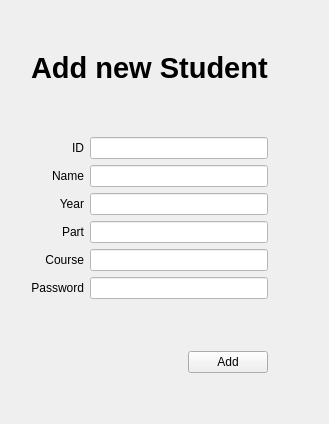
     <widget class="QWidget" name="page_add_student">
      <layout class="QGridLayout" name="gridLayout_8">
       <item row="1" column="1" colspan="3">
        <widget class="QLabel" name="label_4">
         <property name="font">
          <font>
           <pointsize>22</pointsize>
           <weight>75</weight>
           <bold>true</bold>
          </font>
         </property>
         <property name="text">
          <string>Add new Student</string>
         </property>
        </widget>
       </item>
       <item row="5" column="1">
        <widget class="QLabel" name="label_28">
         <property name="text">
          <string>Year</string>
         </property>
         <property name="alignment">
          <set>Qt::AlignRight|Qt::AlignTrailing|Qt::AlignVCenter</set>
         </property>
        </widget>
       </item>
       <item row="0" column="1">
        <spacer name="verticalSpacer_18">
         <property name="orientation">
          <enum>Qt::Vertical</enum>
         </property>
         <property name="sizeHint" stdset="0">
          <size>
           <width>20</width>
           <height>40</height>
          </size>
         </property>
        </spacer>
       </item>
       <item row="8" column="2" colspan="2">
        <widget class="QLineEdit" name="lineEdit_addPass">
         <property name="styleSheet">
          <string notr="true">background-color: rgb(255, 255, 255);</string>
         </property>
        </widget>
       </item>
       <item row="7" column="1">
        <widget class="QLabel" name="label_30">
         <property name="text">
          <string>Course</string>
         </property>
         <property name="alignment">
          <set>Qt::AlignRight|Qt::AlignTrailing|Qt::AlignVCenter</set>
         </property>
        </widget>
       </item>
       <item row="3" column="1">
        <widget class="QLabel" name="label_9">
         <property name="text">
          <string>ID</string>
         </property>
         <property name="alignment">
          <set>Qt::AlignRight|Qt::AlignTrailing|Qt::AlignVCenter</set>
         </property>
        </widget>
       </item>
       <item row="5" column="2" colspan="2">
        <widget class="QLineEdit" name="lineEdit_addYear">
         <property name="styleSheet">
          <string notr="true">background-color: rgb(255, 255, 255);
color: rgb(46, 52, 54);
</string>
         </property>
        </widget>
       </item>
       <item row="8" column="1">
        <widget class="QLabel" name="label_31">
         <property name="text">
          <string>Password</string>
         </property>
         <property name="alignment">
          <set>Qt::AlignRight|Qt::AlignTrailing|Qt::AlignVCenter</set>
         </property>
        </widget>
       </item>
       <item row="4" column="1">
        <widget class="QLabel" name="label_27">
         <property name="text">
          <string>Name</string>
         </property>
         <property name="alignment">
          <set>Qt::AlignRight|Qt::AlignTrailing|Qt::AlignVCenter</set>
         </property>
        </widget>
       </item>
       <item row="10" column="2">
        <spacer name="horizontalSpacer_7">
         <property name="orientation">
          <enum>Qt::Horizontal</enum>
         </property>
         <property name="sizeHint" stdset="0">
          <size>
           <width>40</width>
           <height>20</height>
          </size>
         </property>
        </spacer>
       </item>
       <item row="9" column="3">
        <spacer name="verticalSpacer_19">
         <property name="orientation">
          <enum>Qt::Vertical</enum>
         </property>
         <property name="sizeHint" stdset="0">
          <size>
           <width>20</width>
           <height>40</height>
          </size>
         </property>
        </spacer>
       </item>
       <item row="3" column="2" colspan="2">
        <widget class="QLineEdit" name="lineEdit_addID">
         <property name="styleSheet">
          <string notr="true">background-color: rgb(255, 255, 255);
color: rgb(46, 52, 54);</string>
         </property>
        </widget>
       </item>
       <item row="11" column="2">
        <spacer name="verticalSpacer_17">
         <property name="orientation">
          <enum>Qt::Vertical</enum>
         </property>
         <property name="sizeHint" stdset="0">
          <size>
           <width>20</width>
           <height>40</height>
          </size>
         </property>
        </spacer>
       </item>
       <item row="6" column="1">
        <widget class="QLabel" name="label_29">
         <property name="text">
          <string>Part</string>
         </property>
         <property name="alignment">
          <set>Qt::AlignRight|Qt::AlignTrailing|Qt::AlignVCenter</set>
         </property>
        </widget>
       </item>
       <item row="4" column="2" colspan="2">
        <widget class="QLineEdit" name="lineEdit_addName">
         <property name="styleSheet">
          <string notr="true">background-color: rgb(255, 255, 255);
color: rgb(46, 52, 54);</string>
         </property>
        </widget>
       </item>
       <item row="1" column="0" rowspan="10">
        <spacer name="verticalSpacer_21">
         <property name="orientation">
          <enum>Qt::Vertical</enum>
         </property>
         <property name="sizeHint" stdset="0">
          <size>
           <width>20</width>
           <height>40</height>
          </size>
         </property>
        </spacer>
       </item>
       <item row="6" column="2" colspan="2">
        <widget class="QLineEdit" name="lineEdit_addPart">
         <property name="styleSheet">
          <string notr="true">background-color: rgb(255, 255, 255);
color: rgb(46, 52, 54);</string>
         </property>
        </widget>
       </item>
       <item row="10" column="3">
        <widget class="QPushButton" name="pushButton_addConfirm">
         <property name="text">
          <string>Add</string>
         </property>
        </widget>
       </item>
       <item row="7" column="2" colspan="2">
        <widget class="QLineEdit" name="lineEdit_addCourse">
         <property name="styleSheet">
          <string notr="true">background-color: rgb(255, 255, 255);
color: rgb(46, 52, 54);</string>
         </property>
        </widget>
       </item>
       <item row="2" column="1">
        <spacer name="verticalSpacer_22">
         <property name="orientation">
          <enum>Qt::Vertical</enum>
         </property>
         <property name="sizeHint" stdset="0">
          <size>
           <width>20</width>
           <height>40</height>
          </size>
         </property>
        </spacer>
       </item>
       <item row="1" column="4" rowspan="10">
        <spacer name="verticalSpacer_20">
         <property name="orientation">
          <enum>Qt::Vertical</enum>
         </property>
         <property name="sizeHint" stdset="0">
          <size>
           <width>50</width>
           <height>40</height>
          </size>
         </property>
        </spacer>
       </item>
      </layout>
     </widget>
